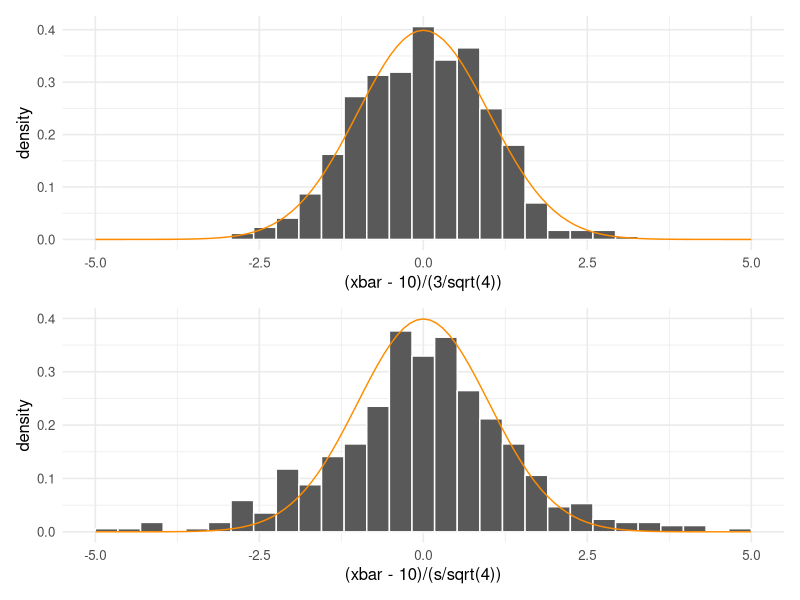
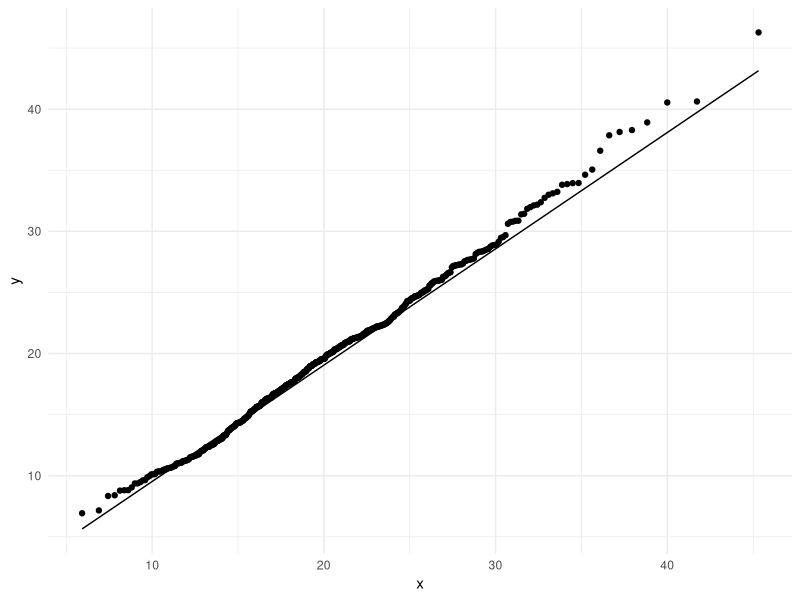
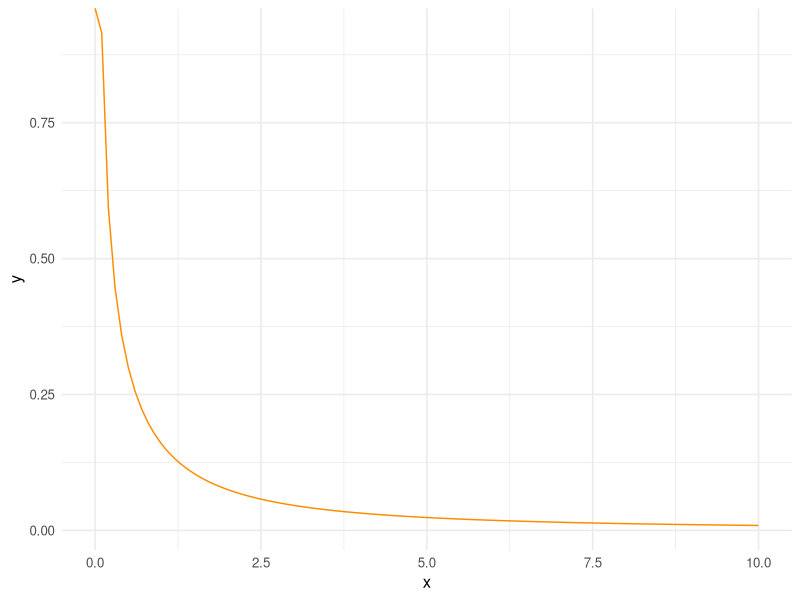
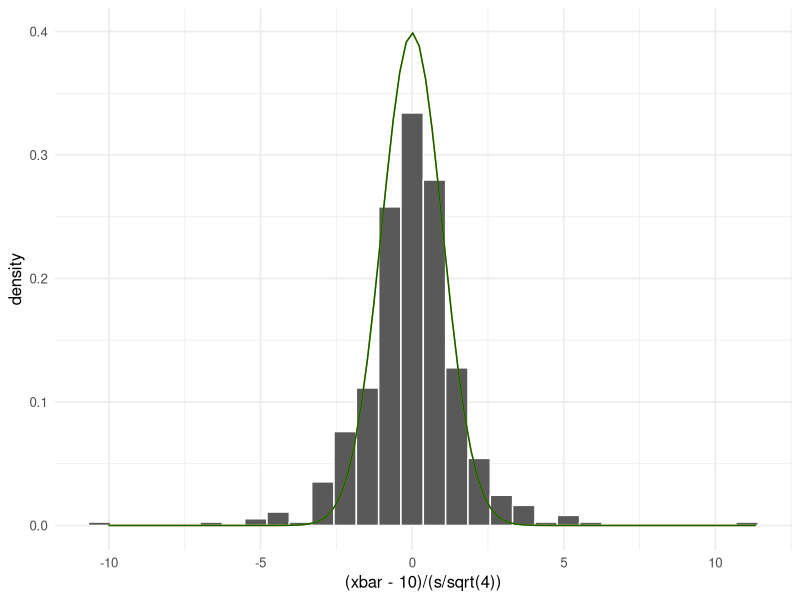

Here is the R script that generated these plots, in order:
## ---- chunk 1
knitr::opts_chunk$set(echo = TRUE, warning = FALSE, message = FALSE)
## ---- chunk 2
library(tidyverse)
library(patchwork)
## ---- chunk 3
set.seed(110323)
simulation_results = tibble(
  xbar = rep(NA, 500), 
  s = rep(NA, 500)
)

for(ii in 1:500){
  x = rnorm(4, mean = 10, sd = 3)
  simulation_results$xbar[ii] = mean(x)
  simulation_results$s[ii] = sd(x)
}

p1 = ggplot(simulation_results, aes(x = (xbar - 10)/(3/sqrt(4)))) + 
  geom_histogram(aes(y = after_stat(density)), col = "white") +
  stat_function(
    fun = dnorm, 
    args = list(mean = 0, sd = 1), 
    col = 'darkorange'
  ) + 
  theme_minimal(base_size = 12) + 
  xlim(c(-5,5))

p2 = ggplot(simulation_results, aes(x = (xbar - 10)/(s/sqrt(4)))) + 
  geom_histogram(aes(y = after_stat(density)), col = "white") +
  stat_function(
    fun = dnorm, 
    args = list(mean = 0, sd = 1), 
    col = 'darkorange'
  ) + 
  theme_minimal(base_size = 12) + 
  xlim(c(-5,5))

p1/p2
## ---- chunk 4
chisq = tibble(
  sum_zj2 = rep(NA, 500)
)

for(ii in 1:500){
  chisq$sum_zj2[ii] = sum(rnorm(20)^2)
}

ggplot(chisq, aes(sample = sum_zj2)) + 
  geom_qq(distribution = qchisq, dparams = list(df = 20)) + 
  geom_qq_line(distribution = qchisq, dparams = list(df = 20)) + 
  theme_minimal()
## ---- chunk 5
simulation_results
## ---- chunk 6
tibble(
  x = seq(0, 10, by = .1)
) %>%
  ggplot(aes(x = x)) + 
  stat_function(
    fun = df, 
    args = list(df1 = 1, df2 = 1), 
    col = 'darkorange'
  ) + 
  theme_minimal(base_size = 12)
## ---- chunk 7
# Simulate 500 N(0,1) random variables 
z = rnorm(500)
# Simulate 500 chi-square random variables with df = 5 
u = rchisq(500, df = 5)
# Create the variable tn2 = z^2/(u/5)
tn2 = z^2/(u/5)
## ---- chunk 8
ggplot(simulation_results, aes(x = (xbar - 10)/(s/sqrt(4)))) + 
  geom_histogram(aes(y = after_stat(density)), col = "white") +
  stat_function(
    fun = dnorm, 
    args = list(mean = 0, sd = 1), 
    col = 'darkorange'
  ) + 
  stat_function(
    fun = dnorm, 
    args = list(mean = 0, sd = 1), 
    col = 'darkgreen'
  ) + 
  theme_minimal(base_size = 12) 
